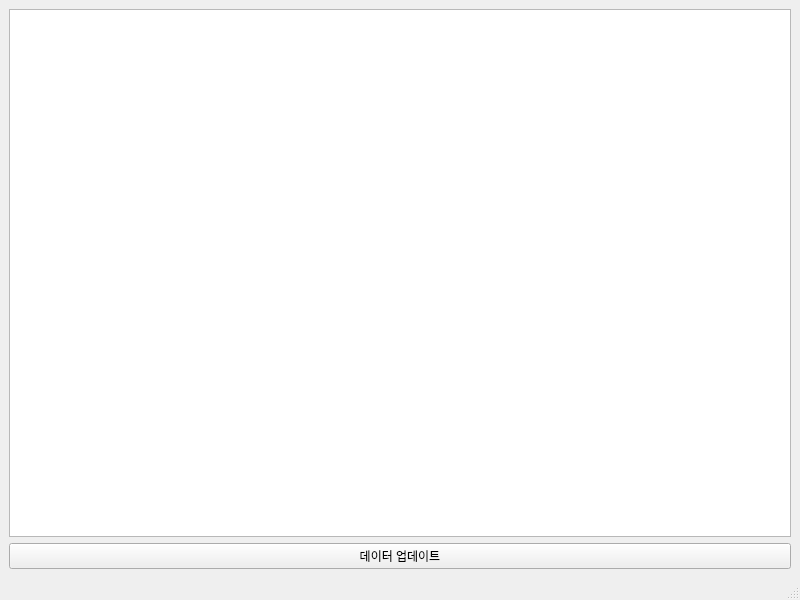
<?xml version="1.0" encoding="UTF-8"?>
<ui version="4.0">
 <class>MainWindow</class>
 <widget class="QMainWindow" name="MainWindow">
  <property name="geometry">
   <rect>
    <x>0</x>
    <y>0</y>
    <width>800</width>
    <height>600</height>
   </rect>
  </property>
  <property name="windowTitle">
   <string>MainWindow</string>
  </property>
  <widget class="QWidget" name="centralwidget">
   <layout class="QGridLayout" name="gridLayout">
    <item row="0" column="0">
     <widget class="QTableView" name="table_test">
      <property name="alternatingRowColors">
       <bool>true</bool>
      </property>
      <property name="selectionBehavior">
       <enum>QAbstractItemView::SelectRows</enum>
      </property>
     </widget>
    </item>
    <item row="1" column="0">
     <widget class="QPushButton" name="btn_update">
      <property name="text">
       <string>데이터 업데이트</string>
      </property>
     </widget>
    </item>
   </layout>
  </widget>
  <widget class="QMenuBar" name="menubar">
   <property name="geometry">
    <rect>
     <x>0</x>
     <y>0</y>
     <width>800</width>
     <height>21</height>
    </rect>
   </property>
  </widget>
  <widget class="QStatusBar" name="statusbar"/>
 </widget>
 <resources/>
 <connections/>
</ui>
